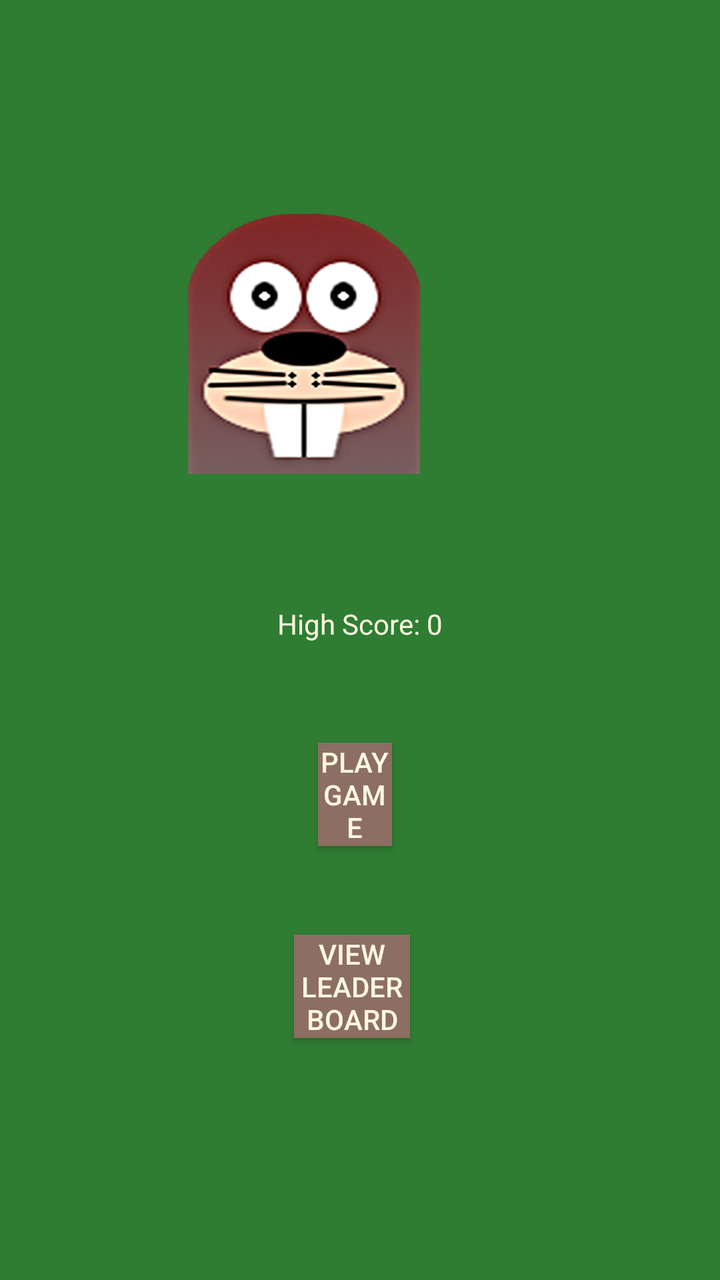
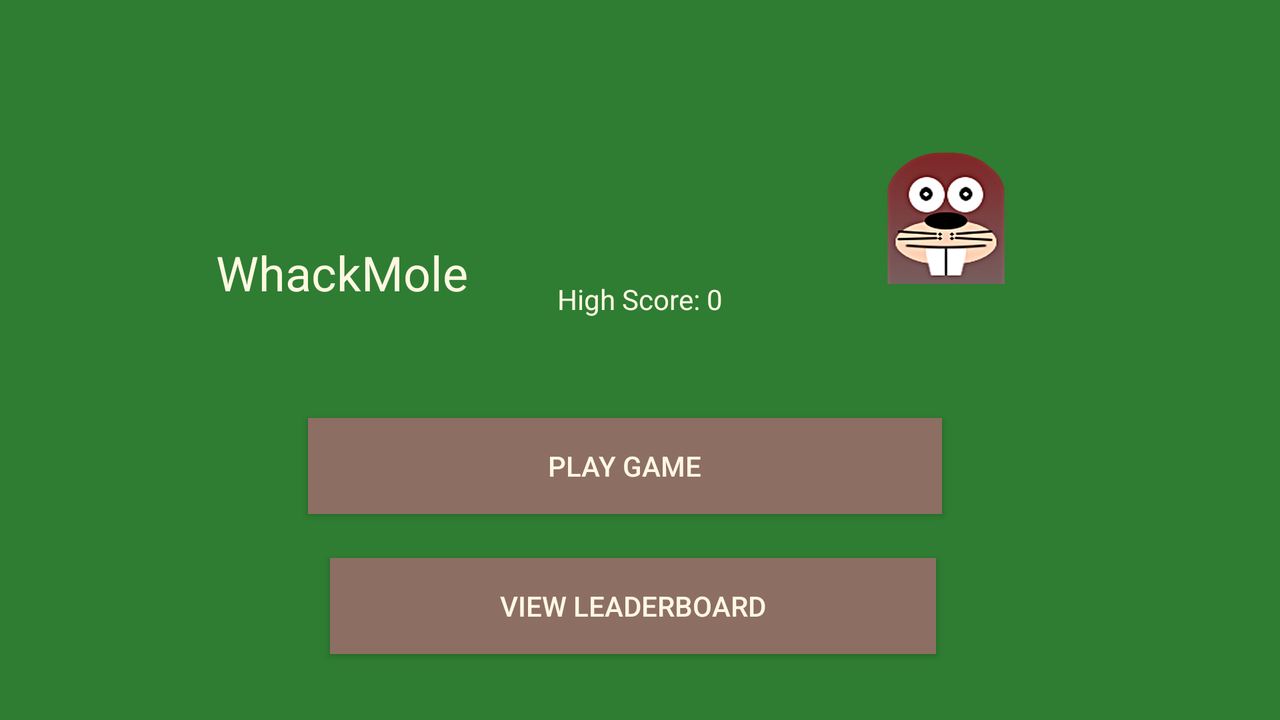

An Android layout and its configuration variant, each rendered on a device that would load it. The default file and the variant file are quoted in full after the pictures.
<!-- AndroidManifest.xml: application theme AppTheme -->
<!-- res/layout/activity_main.xml -->
<?xml version="1.0" encoding="utf-8"?>
<RelativeLayout
    xmlns:android="http://schemas.android.com/apk/res/android"
    android:layout_width="match_parent"
    android:layout_height="match_parent"
    android:background="@color/forest_green">

    <TextView
        android:id="@+id/titleTextView"
        android:layout_width="wrap_content"
        android:layout_height="wrap_content"
        android:layout_above="@+id/logoImageView"
        android:layout_alignParentStart="true"
        android:layout_alignParentEnd="true"
        android:layout_marginStart="140dp"
        android:layout_marginTop="100dp"
        android:layout_marginEnd="146dp"
        android:layout_marginBottom="78dp"
        android:text="@string/game_title"
        android:textColor="@color/soft_beige"
        android:textSize="24sp" />

    <ImageView
        android:id="@+id/logoImageView"
        android:layout_width="150dp"
        android:layout_height="150dp"
        android:layout_above="@+id/highScoreTextView"
        android:layout_alignParentEnd="true"
        android:layout_marginTop="40dp"
        android:layout_marginEnd="133dp"
        android:layout_marginBottom="56dp"
        android:src="@drawable/whackmelologo" />

    <TextView
        android:id="@+id/highScoreTextView"
        android:layout_width="wrap_content"
        android:layout_height="wrap_content"
        android:text="@string/high_score_0"
        android:textColor="@color/soft_beige"
        android:layout_above="@id/playButton"
        android:layout_centerHorizontal="true"
        android:layout_marginBottom="50dp"/>

    <Button
        android:id="@+id/playButton"
        android:layout_width="wrap_content"
        android:layout_height="wrap_content"
        android:layout_alignParentStart="true"
        android:layout_alignParentEnd="true"
        android:layout_alignParentBottom="true"
        android:layout_marginStart="159dp"
        android:layout_marginEnd="164dp"
        android:layout_marginBottom="217dp"
        android:background="@color/warm_brown"
        android:text="@string/play_game"
        android:textColor="@color/soft_beige" />

    <Button
        android:id="@+id/leaderboardButton"
        android:layout_width="109dp"
        android:layout_height="wrap_content"
        android:layout_alignParentStart="true"
        android:layout_alignParentEnd="true"
        android:layout_alignParentBottom="true"
        android:layout_marginStart="147dp"
        android:layout_marginEnd="155dp"
        android:layout_marginBottom="121dp"
        android:background="@color/warm_brown"
        android:text="View Leaderboard"
        android:textColor="@color/soft_beige" />

</RelativeLayout>
<!-- resources referenced by this layout -->
<resources>
  <color name="forest_green">#2E7D32</color>
  <color name="soft_beige">#FFF8E1</color>
  <color name="warm_brown">#8D6E63</color>
  <!-- drawable whackmelologo: png bitmap (drawable, 130853 bytes) -->
  <string name="game_title">WhackMole</string>
  <string name="high_score_0">High Score: 0</string>
  <string name="play_game">Play Game</string>
  <style name="AppTheme" parent="Theme.AppCompat.Light.DarkActionBar">
          <item name="colorPrimary">@color/forest_green</item>
          <item name="colorPrimaryDark">@color/darker_green</item>
          <item name="colorAccent">@color/warm_brown</item>
      </style>
  <color name="darker_green">#1B5E20</color>
</resources>
<!-- res/layout-land/activity_main.xml (the author's variant of the layout above) -->
<!-- drawn on the phone turned sideways -->
<?xml version="1.0" encoding="utf-8"?>
<RelativeLayout
    xmlns:android="http://schemas.android.com/apk/res/android"
    android:layout_width="match_parent"
    android:layout_height="match_parent"
    android:background="@color/forest_green">

    <TextView
        android:id="@+id/titleTextView"
        android:layout_width="wrap_content"
        android:layout_height="66dp"
        android:layout_alignParentStart="true"
        android:layout_alignParentTop="true"
        android:layout_alignParentEnd="true"
        android:layout_marginStart="108dp"
        android:layout_marginTop="120dp"
        android:layout_marginEnd="178dp"
        android:text="@string/game_title"
        android:textColor="@color/soft_beige"
        android:textSize="24sp" />

    <ImageView
        android:id="@+id/logoImageView"
        android:layout_width="208dp"
        android:layout_height="105dp"
        android:layout_above="@+id/highScoreTextView"
        android:layout_alignParentTop="true"
        android:layout_alignParentEnd="true"
        android:layout_marginTop="71dp"
        android:layout_marginEnd="63dp"
        android:layout_marginBottom="-7dp"
        android:src="@drawable/whackmelologo" />

    <TextView
        android:id="@+id/highScoreTextView"
        android:layout_width="wrap_content"
        android:layout_height="wrap_content"
        android:text="@string/high_score_0"
        android:textColor="@color/soft_beige"
        android:layout_above="@id/playButton"
        android:layout_centerHorizontal="true"
        android:layout_marginBottom="50dp"/>

    <Button
        android:id="@+id/playButton"
        android:layout_width="wrap_content"
        android:layout_height="wrap_content"
        android:layout_alignParentStart="true"
        android:layout_alignParentEnd="true"
        android:layout_alignParentBottom="true"
        android:layout_marginStart="154dp"
        android:layout_marginEnd="169dp"
        android:layout_marginBottom="103dp"
        android:background="@color/warm_brown"
        android:text="@string/play_game"
        android:textColor="@color/soft_beige" />

    <Button
        android:id="@+id/leaderboardButton"
        android:layout_width="394dp"
        android:layout_height="wrap_content"
        android:layout_alignParentStart="true"
        android:layout_alignParentEnd="true"
        android:layout_alignParentBottom="true"
        android:layout_marginStart="165dp"
        android:layout_marginEnd="172dp"
        android:layout_marginBottom="33dp"
        android:background="@color/warm_brown"
        android:text="View Leaderboard"
        android:textColor="@color/soft_beige" />

</RelativeLayout>
